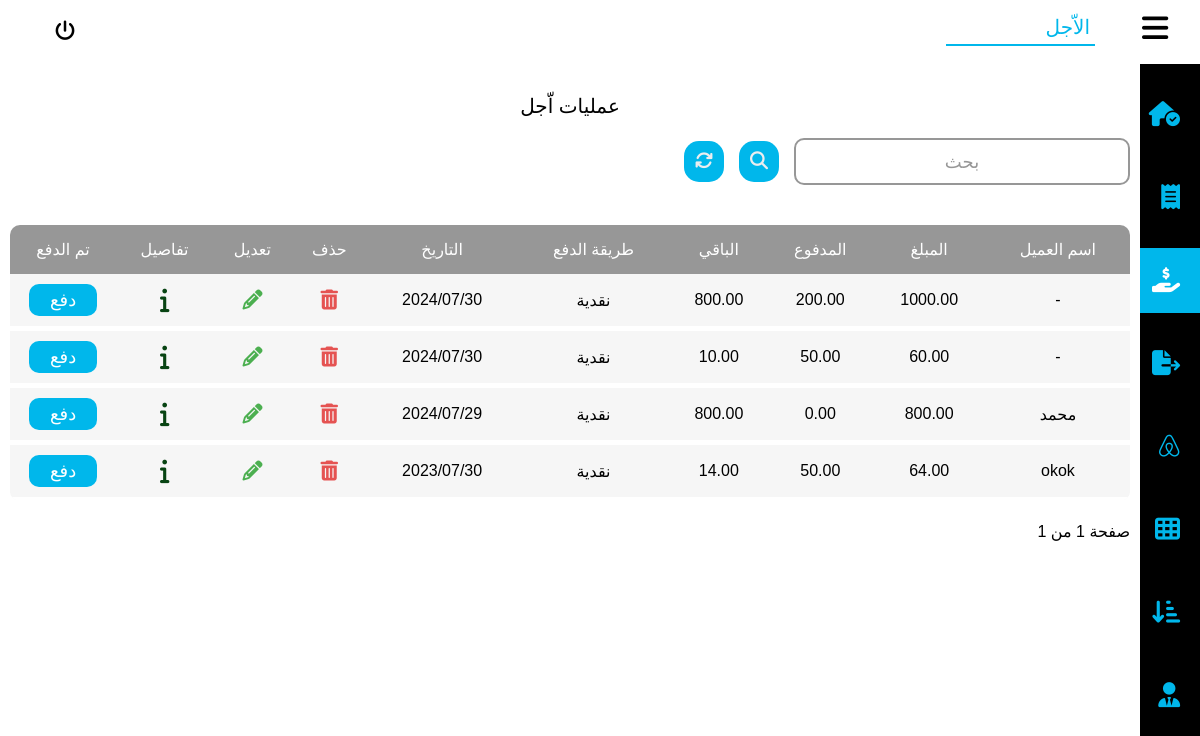
Page /tempsales on the committed database.
### user/models.py (models this page shows, shortened)
class Sale(models.Model):
    client = models.ForeignKey(Client, on_delete=models.CASCADE, null=True, blank=True)
    item = models.ForeignKey(Item, on_delete=models.CASCADE, null=True)
    client_name = models.CharField(max_length=100, blank=True, null=True)
    client_phone = models.CharField(max_length=100, blank=True, null=True)
    crash = models.CharField(max_length=100, blank=True, null=True)
    status = models.CharField(max_length=100, blank=True, null=True, default="مباع")
    method = models.CharField(max_length=100, choices=(('محفظة', 'محفظة'), ('نقدية', 'نقدية')), default='نقدية')
    date = models.DateTimeField(blank=True, null=True)
    sale_quantity = models.PositiveIntegerField(blank=True, null=True)
    sale_price = models.DecimalField(max_digits=10, decimal_places=2, blank=True, null=True)
    total = models.DecimalField(max_digits=10, decimal_places=2, blank=True, null=True)
    paid = models.DecimalField(max_digits=10, decimal_places=2, blank=True, null=True)
    remain = models.DecimalField(max_digits=10, decimal_places=2, blank=True, null=True)

class Client(models.Model):
    name = models.CharField(max_length=100,blank=True, null=True)
    phone = models.CharField(max_length=100, blank=True, null=True)
    opening_balance = models.DecimalField(max_digits=15, decimal_places=2, blank=True, null=True)
    notes = models.CharField(max_length=100, blank=True, null=True)

### user/views.py (the view)
# urls.py: path('tempsales',views.tempsales, name='tempsales' ),
def tempsales(request):
    all_sales = Sale.objects.all().order_by("-date")
    tempsales = [sale for sale in all_sales if sale.remain > 0 ]
    paginator = Paginator(tempsales, 30)
    page = request.GET.get('page')
    try:
        temp_list = paginator.page(page)
    except PageNotAnInteger:
        temp_list = paginator.page(1)
    except EmptyPage :
        temp_list = paginator.page(paginator.num_pages)
    if 'search' in request.POST :
        search_input = request.POST.get('searchInput')
        results = [result['id'] for result in Sale.objects.all().filter(Q(client_name__icontains=search_input)).values()]
        temp_list = [Sale.objects.get(pk = id) for id in results]
    context = {
        'sales': temp_list,
    }
    return render(request, 'tempsales.html', context)

### templates/tempsales.html (shortened to what this page needs)
{% load static %}
<!DOCTYPE html>
<html lang="en">
<head>
    <link rel="stylesheet" href=" {% static "css/style.css" %} ">
    <link rel="stylesheet" href=" {% static "css/all.min.css" %} ">
    <link rel="stylesheet" href=" {% static "css/fontawesome.min.css" %} ">
</head>
<body>
    <header>
        <div class="main">
            <div class="minhead">
                <i class="fa-solid fa-bars" id="rightconexpend"></i>
            </div>
            <ul>
                <li class="selected"><a href="{% url "tempsales" %}">الاّجل</a></li>
            </ul>
        </div>
        <div class="username">
                <a href="{% url "logout" %}"><i class="fa-solid fa-power-off"></i></a>
        </div>
    </header>
    <div class="backcon">
        <div class="rightcon">
            <ul>
                <a href="{% url "home" %}">
                    <li>
                        <i class="fa-solid fa-house-circle-check"></i>
                    </li>
                </a>
                <a href= "{% url "sales" %}">
                    <li>
                        <i class="fa-solid fa-receipt"></i>
                    </li>
                </a>
                <a href="{% url "tempsales" %}">
                    <li class="activeli">
                        <i class="fa-solid fa-hand-holding-dollar"></i>
                    </li>
                </a>
                <a href="{% url "loses" %}">
                    <li>
                        <i class="fa-solid fa-file-export"></i>
                    </li>
                </a>
                <a href="{% url "items" %}">
                    <li >
                        <i class="fa-brands fa-airbnb"></i>
                    </li>
                </a>
                <a href="{% url "profits" %}">
                    <li>
                        <i class="fa-solid fa-table-cells"></i>
                    </li>
                </a>
                <a href="{% url "shorts" %}">
                    <li>
                        <i class="fa-solid fa-arrow-down-short-wide"></i>
                    </li>
                </a>
                <a href="{% url "daycome" %}">
                    <li>
                        <i class="fa-solid fa-user-tie"></i>
                    </li>
                </a>
            </ul>
        </div>
        <div class="leftcon">
            {% if sales %}
            <div class="status">
                <h2>عمليات اّجل</h2>
                <form method="post" action="" style="width: 100%;display: flex;align-items: center;justify-content: center;flex-direction: column;">
                    <div class="addsell">
                        <div class="wraper">
                            <div class="first">
                                <input  name="searchInput" value="{{request.POST.searchInput}}" type="text" id="search_bar" class="search_bar" required >
                                <span>بحث</span>
                            </div>
                        </div>
                        <button name="search" class="sellbtn" style="width: 40px;"><i class="fa-solid fa-magnifying-glass"></i></button>
                        <a href="{% url "tempsales" %}" class="sellbtn" style="width: 40px; text-align:center;"><i class="fa-solid fa-arrows-rotate"></i></a>
                    </div>
                </form>
                <div style="width: 100%; overflow: scroll;">
                    <table class="sellstable">
                        <thead>
                            <tr>
                                <th>اسم العميل</th>
                                <th>المبلغ</th>
                                <th>المدفوع</th>
                                <th>الباقي</th>
                                <th>طريقة الدفع</th>
                                <th>التاريخ</th>
                                <th>حذف</th>
                                <th>تعديل</th>
                                <th>تفاصيل</th>
                                <th>تم الدفع</th>
                            </tr>
                        </thead>
                        <tbody>
                            {% for sale in sales %}
                            <tr>
                                <td>{{sale.client.name}}</td>
                                <td>{{sale.total}}</td>
                                <td>{{sale.paid}}</td>
                                <td>{{sale.remain}}</td>
                                <td>{{sale.method}}</td>
                                <td>{{sale.date|date:"20y/m/d"}}</td>
                                <td><button class="sellsdel" id="sellsdel" metadata='
                                    <form method="post" action="{% url "saleDelete" sale.id %}" style="width: 100%;display: flex;align-items: center;justify-content: center;flex-direction: column;">
                                        {% csrf_token %}
                                        <div class="addsell" style="padding: 20px;flex-direction:column;">
                                            <h3 style="color:#3D4B64;">حذف عملية بيع</h3>
                                            <br>
                                            <i class="fa-regular fa-trash-can" style="color: #ff3333;font-size: 100px;"></i>
                                            <br>
                                        </div>
                                        <button name="saleDelete2" class="sellbtn">حذف</button>
                                    </form>
                                    '><i class="fa-solid fa-trash-can"></i></button></td>
                                    <td><button class="sellsup" id="sellsup" metadata='
                                        <form method="post" action="{% url "saleUpdate" sale.id %}" style="width: 100%;display: flex;align-items: center;justify-content: center;flex-direction: column;">
                                            {% csrf_token %}
                                            <h3 style="color:#3D4B64;">تعديل عملية بيع</h3>
                                            <div class="addsell" style="padding-top: 70px;">
                                                <div class="wraper" style="position: absolute;  left: 35%; top: 20%;z-index: 15;">
                                                    <div class="first">
                                                        <input value="{{sale.client.name}}" name="client_name" type="text" id="search_bar" class="search_bar" required >
                                                        <span>اسم العميل</span>
                                                    </div>
                                                    <div class="search_res" id="search_res">
                                                        <table id="suplliersull">
                                                            <th></th>
                                                            <tbody id="suplliersul">
                                                                <tr><td></td></tr>
                                                            </tbody>
                                                    </table>
                                                </div>
                                            </div>
                                            <div class="wraper" style="width: 20%;">
                                                <div class="second">
                                                    <input value="{{sale.paid}}" min="0" name="paid" type="number" id="search_bar" class="search_bar" required>
                                                    <span>المدفوع</span>
                                                </div>
                                            </div>
                                            <div class="wraper" style="width: 70%;margin:10px;">
                                                <div class="second">
                                                    <select name="method"  style="font-size:18px;" id="search_bar" class="search_bar">
                                                        <option style="font-size:18px;" value="{{sale.method}}">{{sale.method}}</option>
                                                        <option style="font-size:18px;" value="نقدية">نقدية</option>
                                                        <option style="font-size:18px;" value="محفظة">محفظة</option>
                                                    </select>
                                                    <span>طريقة الدفع</span>
                                                </div>
                                            </div>
                                        </div>
                                        <button name="saleUpdate2" class="sellbtn">تعديل</button>
                                    </form>
                                    '><i class="fa-solid fa-pencil"></i></button></td>
                                    <td><button class="sellinfo" id="sellsup" metadata='
                                        <h3 style="color:#3D4B64;">تفاصيل البيع</h3>
                                        <div class="addsell">
                                            <ul>
                                                <li>اسم المنتج : <span>{{sale.item.name}}</span></li>
                                                <li>النوع : <span>{{sale.item.kind.name}}</span></li>
                                                <li>الماركة : <span>{{sale.prand}}</span></li>
                                                <li>سعر البيع : <span>{{sale.sale_price}}</span></li>
                                                <li> الكمية المباعة : <span>{{sale.sale_quantity}}</span></li>
                                                <li> اجمالي التكلفة : <span>{{sale.total}}</span></li>
                                            </ul>
                                        </div>'><i class="fa-solid fa-info"></i></button></td>
                                        <td><form method="post" action="{% url "salepaid" sale.id %}" style="width: 100%;display: flex;align-items: center;justify-content: center;flex-direction: column;">
                                            <button name="paidDone" type="submit" class="sellprod">دفع</button>
                                        </form></button></td>
                                    </tr>
                                    {% endfor %}
                            </tbody>
                        </table>
                    </div>
                    <div class="btnnav">
                        <div>
                            <p>صفحة {{ sales.number }} من {{ sales.paginator.num_pages }}</p>
                    </div>
                </div>
            </div>
            {% else %}
            <h2 style="width: 100%;text-align: center;margin-top: 10%;">لا يوجد اّجل</h2>
            {% endif %}
        </div>
    </div>
</body>
</html>

### rows in the picture
Sale: client.name "-", total "1000.00", paid "200.00", remain "800.00", method "نقدية", date "2024/07/30"
Sale: client.name "-", total "60.00", paid "50.00", remain "10.00", method "نقدية", date "2024/07/30"
Sale: client.name "محمد", total "800.00", paid "0.00", remain "800.00", method "نقدية", date "2024/07/29"
Sale: client.name "okok", total "64.00", paid "50.00", remain "14.00", method "نقدية", date "2023/07/30"

### other values in the picture
{{ sales.paginator.num_pages }} "1"
